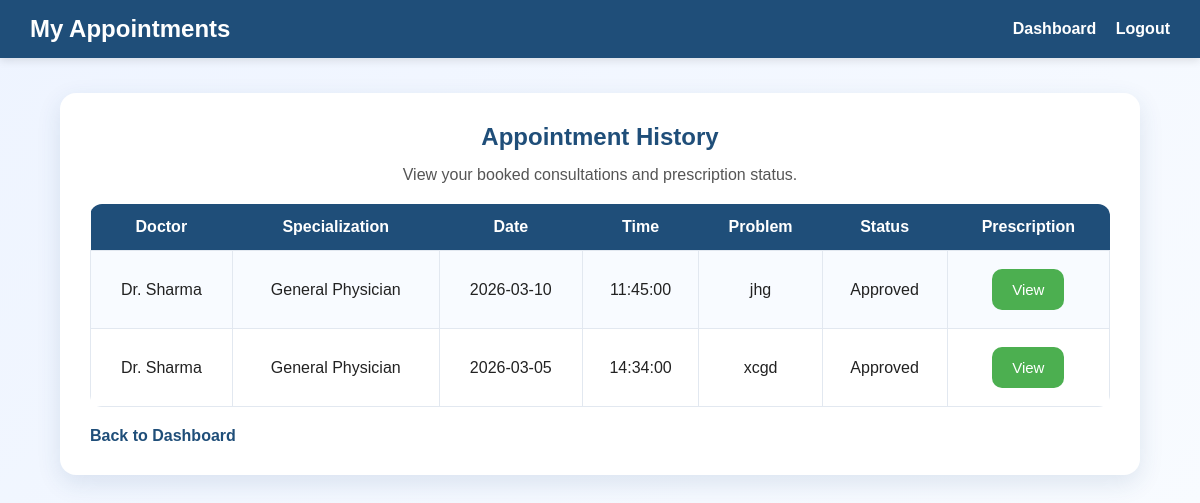
Before: /patient/view_appointments.php (signed in) with the older database file.
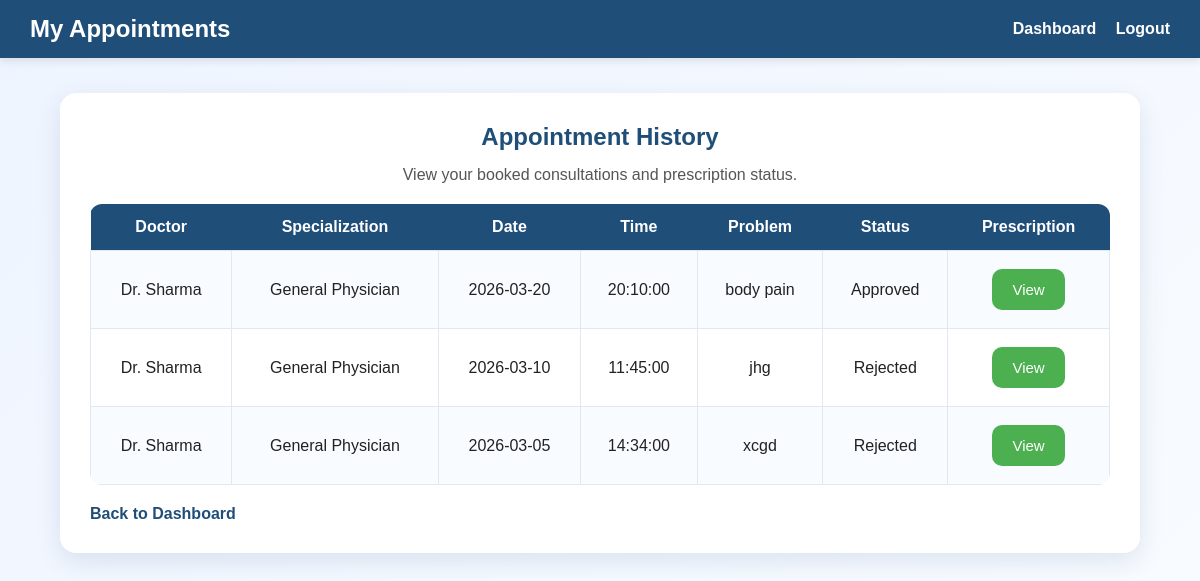
After: the same page with the newer database file.
### tables this page shows
CREATE TABLE `appointments` (
  `id` int(11) NOT NULL,
  `patient_id` int(11) NOT NULL,
  `doctor_id` int(11) NOT NULL,
  `appointment_date` date NOT NULL,
  `status` varchar(50) DEFAULT 'Pending',
  `created_at` timestamp NOT NULL DEFAULT current_timestamp(),
  `appointment_time` time NOT NULL,
  `problem` text DEFAULT NULL
);

CREATE TABLE `doctors` (
  `id` int(11) NOT NULL,
  `name` varchar(100) NOT NULL,
  `email` varchar(100) NOT NULL,
  `specialization` varchar(100) NOT NULL,
  `experience` int(11) DEFAULT NULL,
  `password` varchar(255) NOT NULL,
  `created_at` timestamp NOT NULL DEFAULT current_timestamp(),
  `phone` varchar(15) NOT NULL,
  `fees` decimal(10,2) DEFAULT NULL
);

### patient/view_appointments.php (the view, shortened to what this page needs)
<?php
include("../config/db.php");
$patient_id = $_SESSION['patient_id'];
$sql = "SELECT appointments.*, doctors.name AS doctor_name, doctors.specialization
        FROM appointments
        JOIN doctors ON appointments.doctor_id = doctors.id
        WHERE appointments.patient_id = '$patient_id'
        ORDER BY appointment_date DESC, appointment_time DESC";
$result = mysqli_query($conn, $sql);
?>
<!DOCTYPE html>
<html>
<head>
    <link rel="stylesheet" href="../assets/css/style.css">
</head>
<body>
    <div class="navbar">
        <h2>My Appointments</h2>
        <div>
            <a href="dashboard.php">Dashboard</a>
            <a href="logout.php">Logout</a>
        </div>
    </div>
    <div class="container">
        <h2>Appointment History</h2>
        <p>View your booked consultations and prescription status.</p>
        <table>
            <tr>
                <th>Doctor</th>
                <th>Specialization</th>
                <th>Date</th>
                <th>Time</th>
                <th>Problem</th>
                <th>Status</th>
                <th>Prescription</th>
            </tr>
            <?php while ($row = mysqli_fetch_assoc($result)) { ?>
            <tr>
                <td><?php echo $row['doctor_name']; ?></td>
                <td><?php echo $row['specialization']; ?></td>
                <td><?php echo $row['appointment_date']; ?></td>
                <td><?php echo $row['appointment_time']; ?></td>
                <td><?php echo $row['problem']; ?></td>
                <td><?php echo $row['status']; ?></td>
                <td>
                    <a class="btn btn-secondary" href="view_prescription.php?appointment_id=<?php echo $row['id']; ?>">View</a>
                </td>
            </tr>
            <?php } ?>
        </table>
        <a class="back-link" href="dashboard.php">Back to Dashboard</a>
    </div>
</body>
</html>

Changed rows visible on the page:
added appointments: doctor.name "Dr. Sharma", doctor.specialization "General Physician", appointment_date "2026-03-20", appointment_time "20:10:00", problem "body pain", status "Approved"
changed appointments "jhg": status "Approved" → "Rejected"
changed appointments "xcgd": status "Approved" → "Rejected"
